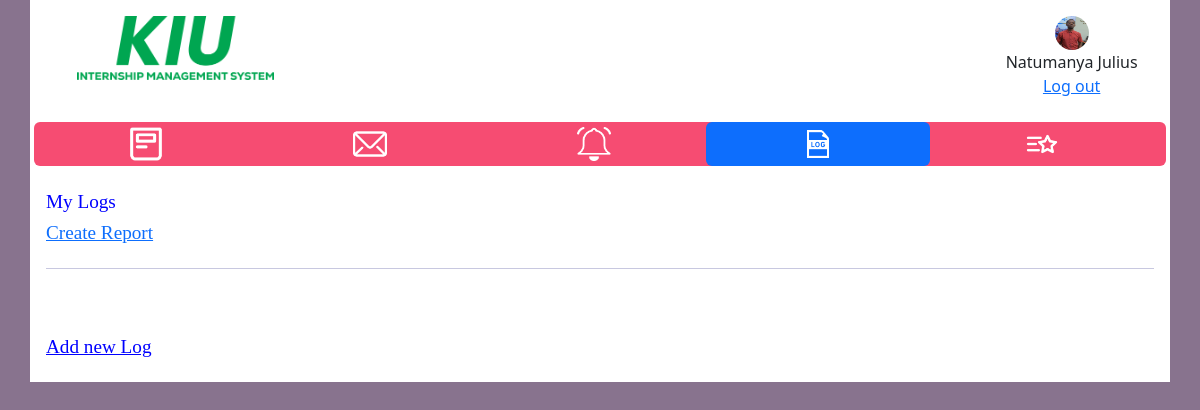
/stulog/76967b2e-0928-44c5-a4fe-9df366dbe61d/, run on the app's committed database.
### WorkplaceApp/models.py (models this page shows, shortened)
class studentDataTable(models.Model):
    stuid = models.UUIDField(
        default=uuid.uuid4, primary_key=True, editable=False, unique=True
    )
    firstname = models.CharField(max_length=100)
    lastname = models.CharField(max_length=100)
    address = models.TextField(blank=True, null=True)
    email = models.CharField(max_length=200)
    tel = models.CharField(max_length=50)
    university = models.CharField(max_length=200)
    degree = models.TextField(blank=True, null=True)
    linkedin = models.CharField(blank=True, null=True, max_length=1000)
    createtimestamp = models.DateTimeField(auto_now_add=True)
    updatetimestamp = models.DateTimeField(auto_now_add=True)
    profilepic = models.ImageField(null=True, blank=True)
    username = models.CharField(unique=True, max_length=200)
    password = models.CharField(max_length=100)

### WorkplaceApp/views.py (the view)
# urls.py: path("stulog/<str:stuid>/", views.stulog, name="stulog"),
def stulog(request, stuid):
    studb = get_object_or_404(studentDataTable, stuid=stuid)
    stulogs = StdntLog.objects.filter(stuid=studb.stuid)
    return render(request, "student/stulog.html", {"studb": studb, "logs": stulogs})

### template/student/stulog.html (shortened to what this page needs)
<!DOCTYPE html>
<html>
    <head>
        {% load static %}
        <link href="https://cdn.jsdelivr.net/npm/bootstrap@5.2.3/dist/css/bootstrap.min.css" rel="stylesheet">
        <link href="{% static 'css/style.css' %} " rel="stylesheet">
    </head>
    <body style="background-color: #88738E;">
        <div class="container p-3" style="background-color: #ffffff;">
            <div class="row header">
                <div class="col-3 col-sm-3">
                    <img src="{% static 'images/WorkplaceIcon.png' %}" alt="Company Logo"
                        style=" height: 64px; width: auto;" class="companyLogo">
                </div>
                <div class="col-7 col-sm-7">
                </div>
                <div class="col-2 col-sm-2">
                    <img src="{{studb.profilepic.url}}" alt="profile pic" style="width: 34px; height: 34px;"
                        class="usericon rounded-pill "><br>{{studb.firstname}} {{studb.lastname}}<br><a
                        href="{% url 'logout' %}">Log out</a>
                </div>
            </div>
            <br>
            <div class="row sticky">
                <ul class="nav nav-pills nav-justified navbarclr">
                    <li class="nav-item">
                        <a class="nav-link" href="{% url 'stufeed' studb.stuid %}"> <img
                                src="{% static 'images/icon/feedwhite.png' %}" alt="Feed"
                                style="width: 34px; height: 34px;" class="btnicon"> </a>
                    </li>
                    <li class="nav-item">
                        <a class="nav-link" href="{% url 'stumsg' studb.stuid %}"><img
                                src="{% static 'images/icon/msgwhite.png' %}" alt="Messages"
                                style="width: 34px; height: 34px;" class="btnicon"></a>
                    </li>
                    <li class="nav-item">
                        <a class="nav-link" href="{% url 'StuNotifications' studb.stuid %}"><img
                                src="{% static 'images/icon/notificationwhite.png' %}" alt="Notification"
                                style="width: 34px; height: 34px;" class="btnicon"></a>
                    </li>
                    <li class="nav-item">
                        <a class="nav-link active" href="{% url 'stulog' studb.stuid %}"><img
                                src="{% static 'images/icon/log.png' %}" alt="log" style="width: 34px; height: 34px;"
                                class="btnicon"></a>
                    </li>
                    <li class="nav-item">
                        <a class="nav-link" href="{% url 'stufav' studb.stuid %}"><img
                                src="{% static 'images/icon/favoritewhite.png' %}" alt="Favorite"
                                style="width: 34px; height: 34px;" class="btnicon"></a>
                    </li>
                </ul>
            </div>
            <br>
            <div class="row" id="logs">
                <h1 style="color: blue; font-family: verdana; font-size: 120%; cursor: pointer;" onclick="toggleList()"
                    id="listHeading">
                    My Logs
                </h1>
                <h1 style="color: blue; font-family: verdana; font-size: 120%; cursor: pointer;" id="listHeading">
                    <a href="{% url 'generate_pdf' studb.stuid %}">Create Report</a>
                </h1>
            </div>
            <hr style="color:#242582; height:3px;">
            <br><br>
            <div class="row" id="add_new_log">
                <h1 style="color:blue; font-family: verdana; font-size: 120%; cursor: pointer;" onclick="toggleForm()"
                    id="logHeading"><u>Add new Log</u> </h1>
            </div>
        </div>
    </body>
</html>

### static/css/style.css (style rules this page uses)
.header { text-align: center; }
div.sticky { position: -webkit-sticky; position: sticky; top: 0; padding: 0px; }
.nav-item > a { padding: 5px; color: black }
.navbarclr { background-color: #f64c72; border-radius: 6px; }
:root { --primary-color:#242582; }

### data on the page
studentDataTable: profilepic (picture), firstname "Natumanya", lastname "Julius"
